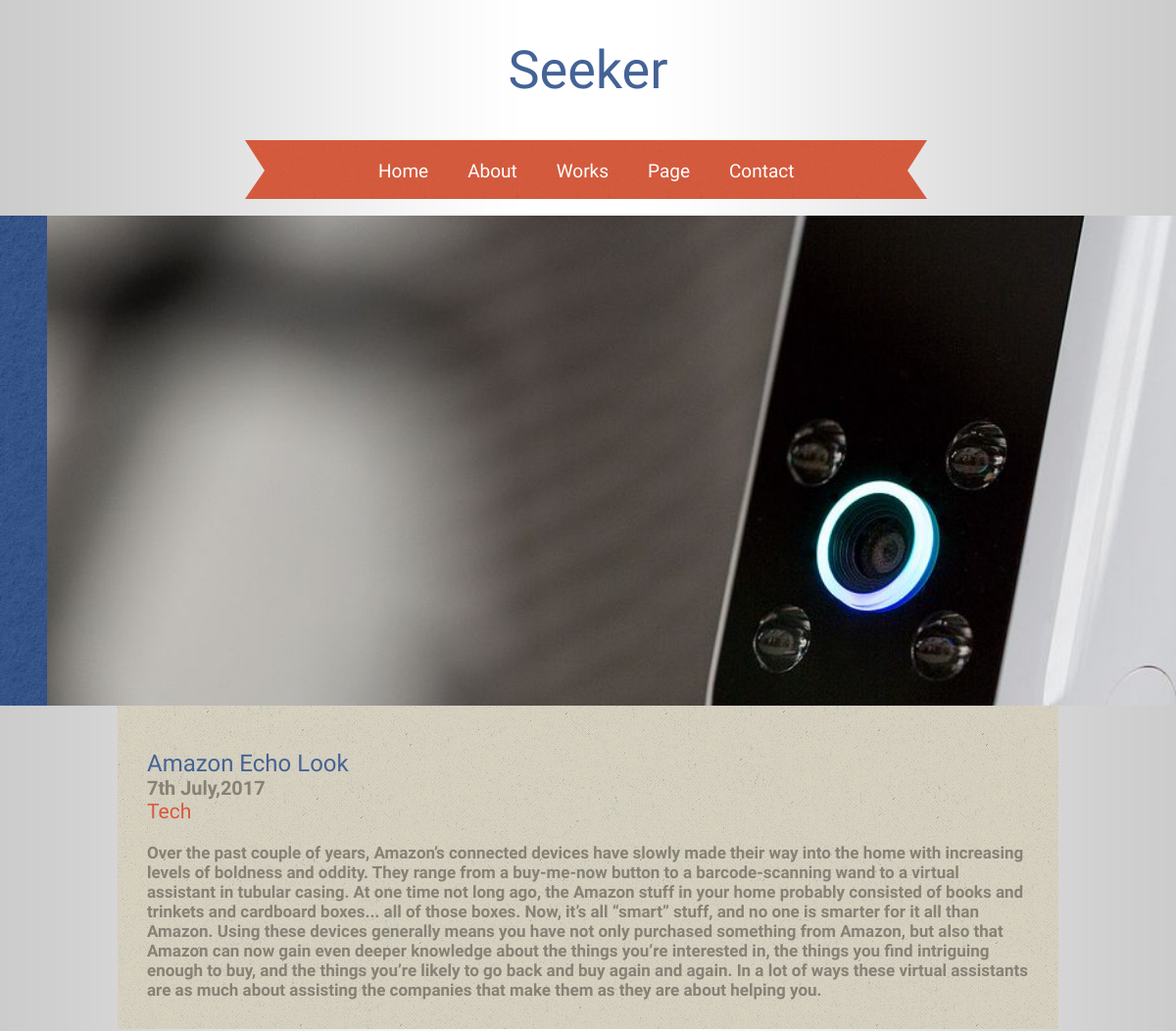
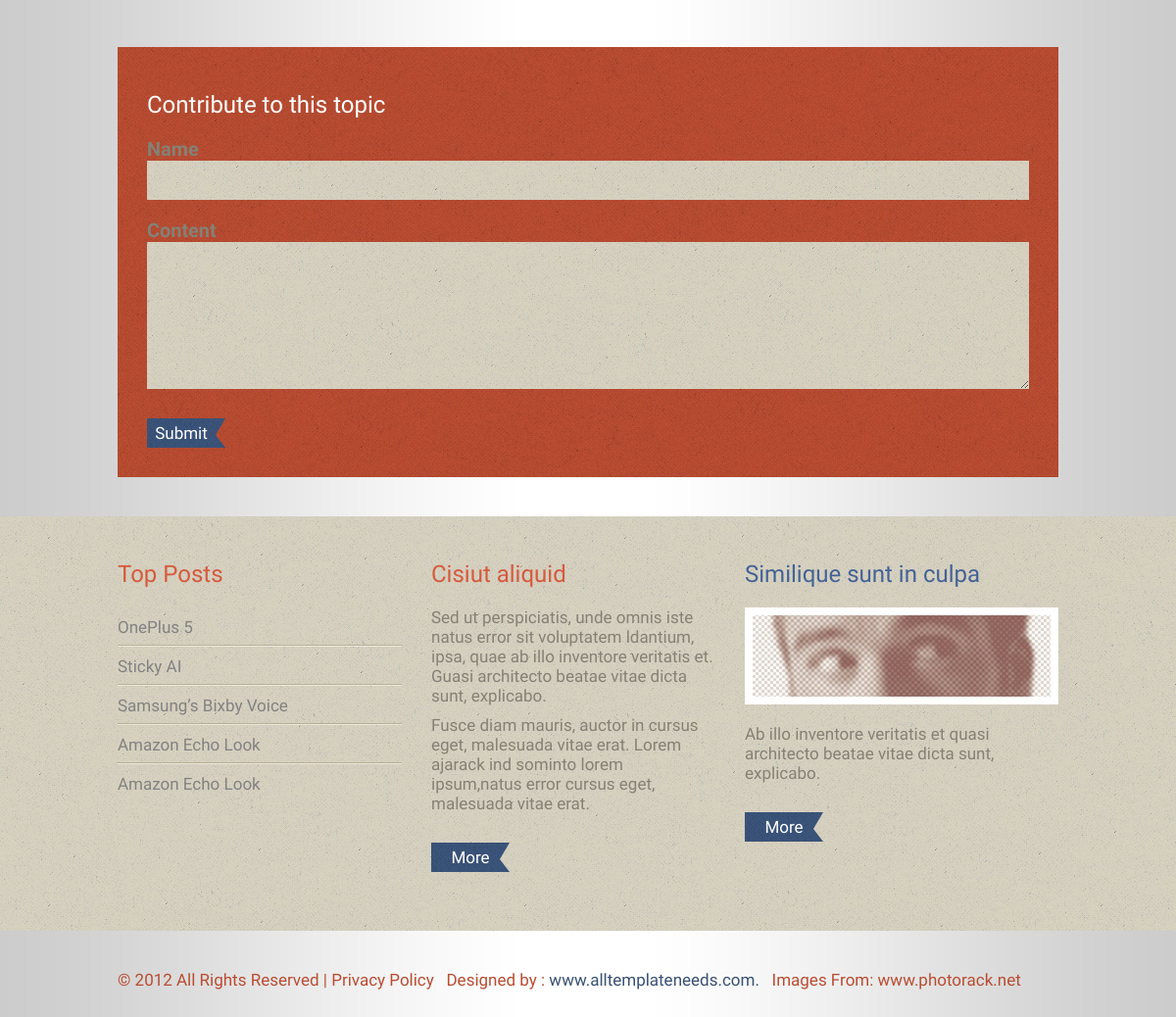
Page /article?ids=1 on the committed database (2 pictures, top to bottom).
### model.py (models this page shows, shortened)
class post(db.Model):
    id = db.Column(db.Integer, primary_key=True)
    heading = db.Column(db.String())
    content = db.Column(db.String())
    img = db.Column(db.String())
    tag = db.Column(db.Text)
    date = db.Column(db.Text)

### blog.py (the view)
@app.route('/article')
def article():
    id = (int)(request.args.get("ids"))
    return render_template('article.html',post = model.post,ids = id,db = db)

### templates/article.html (shortened to what this page needs)
{% extends "index.html" %}
{% block header %}
<div class="banner-wrap">
  <div class="banner"> <img class = "article_img" src="../static/images/{{post.query.filter_by(id=ids).first().img}}" alt="banner" /> </div>
</div>
{% endblock %}
{% block content %}
<div class="page-wrap">
<div class="panel">
    <div class="title">
      <h1>{{post.query.filter_by(id=ids).first().heading}}</h1>
      <h3>{{post.query.filter_by(id=ids).first().date}}</h3>
      <h2>{{post.query.filter_by(id=ids).first().tag}}</h2>
    </div>
      <h4>{{post.query.filter_by(id=ids).first().content}}</h4>
  </div>
</div>
{% endblock %}
{% block feedback %}
<div class="enquiry-wrap">
    <div class="title">
      <h1>Contribute to this topic</h1>
    </div>
    <div class="enquiry-form">
      <form>
        <label>
          <h3>Name</h3>
        <input type="text" class="input_text" name="name" id="name"/>
        </label>
        <label>
          <h3>Content</h3>
        <textarea class="message" name="feedback" id="feedback"></textarea>
        </label>
        <input type="button" class="button" value="Submit" />
      </form>
    </div>
  </div>
{% endblock %}

### templates/index.html (shortened to what this page needs)
<html xmlns="http://www.w3.org/1999/xhtml">
<head>
<link href="../static/css/styles.css" rel="stylesheet" type="text/css" />
<link rel="stylesheet" href="../static/css/superfish.css" media="screen">
</head>
<body>
<div class="header-wrap">
  <div class="logo">
    <h1>Seeker</h1>
  </div>
  <div class="menu"> <img src="../static/images/menu-left.png" alt="image"/>
    	<ul class="sf-menu" id="example">
        <li><a href = "{{url_for('index')}}">Home</a></li>
         <li><a href = "{{url_for('about')}}">About</a></li>
        <li><a href = "{{url_for('works')}}">Works</a></li>
        <li class="current"><a href = "{{url_for('page')}}">Page</a></li>
        <li><a href = "{{url_for('contact')}}">Contact</a></li>
      </ul>
    <img src="../static/images/menu-right.png" alt="image"/> </div>
</div>
{% block header %}{% endblock %}
{% block content %}{% endblock %}
  <br>
  {% block feedback %}{% endblock %}
<div class="footer-wrap">
  <div class="footer">
    <div class="panel marRight30">
      <div class="title">
        <h1>Top Posts</h1>
      </div>
      <div class="content">
        <ul>
          <li><a href="#">{{db.session.query(post).order_by(post.id.desc())[1].heading}}</a></li>
          <li><a href="#">{{db.session.query(post).order_by(post.id.desc())[2].heading}}</a></li>
          <li><a href="#">{{db.session.query(post).order_by(post.id.desc())[3].heading}}</a></li>
          <li><a href="#">{{db.session.query(post).order_by(post.id.desc())[4].heading}}</a></li>
          <li class="bg-bottom-none"><a href="#">{{db.session.query(post).order_by(post.id.desc())[4].heading}}</a></li>
        </ul>
      </div>
    </div>
    <div class="panel marRight30">
      <div class="title">
        <h1>Cisiut aliquid</h1>
      </div>
      <div class="content">
        <p>Sed ut perspiciatis, unde omnis iste natus error sit voluptatem ldantium, ipsa, quae ab illo inventore veritatis et. Guasi architecto beatae vitae dicta sunt, explicabo.</p>
        <p>Fusce diam mauris, auctor in cursus eget, malesuada vitae erat. Lorem ajarack ind sominto lorem ipsum,natus error cursus eget, malesuada vitae erat.</p>
        <div class="button"><a href="#">More</a></div>
      </div>
    </div>
    <div class="panelLost">
      <div class="title">
        <h1>Similique sunt in culpa</h1>
      </div>
      <div class="content"> <img src="../static/images/image2.jpg" alt="image" />
        <p>Ab illo inventore veritatis et quasi architecto beatae vitae dicta sunt, explicabo.</p>
        <div class="button"><a href="#">More</a></div>
      </div>
    </div>
  </div>
</div>
<div class="copyright-wrap">
  <div class="copyright">
    <div class="content">
      <p>© 2012 All Rights Reserved  | <a href="#" class="link">Privacy Policy</a>&nbsp;&nbsp;
        Designed by :<a href="www.alltemplateneeds.com."> www.alltemplateneeds.com.</a>&nbsp;&nbsp;
        Images From:<a href="www.photorack.net" class="link"> www.photorack.net</a></p>
    </div>
  </div>
</div>
</body>
</html>

### static/css/styles.css (style rules this page uses)
* { padding:0; margin:0; }
body { font-family: 'Rokkitt', serif; font-size:17px; background: url(../images/wbg2.png);background-size:100%; color:#858175; }
img { border:none; }
h1 { font-family: 'Lobster Two', cursive; font-size:24px; color:#446396; font-weight:normal; }
h2 { font-family: 'Rokkitt', serif; font-size:21px; color:#d65a3d; font-weight:normal; }
a { text-decoration:none; color:#385074; }
.marRight30 { margin-right:30px; }
.bg-bottom-none { background:none bottom !important; }
.page-wrap { width:960px; overflow:hidden; margin:0 auto; }
.button { background:url(../images/button.png) no-repeat; width:80px; height:30px; text-align:center; margin-top:20px; }
.button a { line-height:30px; color:#ffffff; text-decoration:none; }
.header-wrap { width:960px; margin:0px auto 50px auto; }
.logo { margin:0 auto; width:300px; margin-top:40px; margin-bottom:40px; }
.logo h1 { font-size:54px; color:#446396; text-align:center; }
.panel { overflow:hidden; background: url(../images/bg3.jpg); padding:30px; }
.title { margin-bottom:20px; margin-top:15px; }
.content p { padding-bottom:10px; }
.content img { margin-right:30px; float:left; }
.menu { margin:0 auto; width:700px; }
.menu img { float:left; }
.banner-wrap { background:url(../images/bg2.jpg);height:500px;overflow:hidden; }
.article_img { width:1550px;overflow:hidden;margin-bottom:600px;margin-top:-200px }
.banner { width:960px; margin:0% 4% 0% 4%; }
.enquiry-wrap { background:url(../images/bg4.jpg); width:900px; margin:30px auto 0px auto; padding:30px; }
.enquiry-wrap .title { margin-bottom:0px; }
.enquiry-wrap .title h1 { color:#ffffff; }
.enquiry-form { overflow:hidden; }
.enquiry-form label { display: block; margin-top:20px; }
.enquiry-form .input_text { width:900px; height:40px; background:url(../images/bg3.jpg); text-indent:5px; border:none; color:#a5a5a6; font-family: 'Rokkitt', serif; font-size:17px; }
.enquiry-form .message { width:900px; height:150px; background:url(../images/bg3.jpg); text-indent:5px; border:none; color:#a5a5a6; font-family: 'Rokkitt', serif; font-size:17px; }
.enquiry-form .button { border:none; background:url(../images/button.png) no-repeat; width:80px; height:30px; text-align:center; margin-top:30px; font-family: 'Rokkitt', serif; font-size:17px; color:#fff; padding-right:10px; }
.footer-wrap { background: url(../images/bg5.jpg); overflow:hidden; padding-bottom:60px; padding-top:30px; margin-top:40px; }
.footer { width:960px; margin:0 auto; }
.footer .panel { float:left; width:290px; padding:0px; }
.footer .panel .title { margin-top:0px; }
.footer .panel .title h1 { color:#d65a3d; }
.footer .panel .content ul li { list-style:none; background:url(../images/lines.jpg) repeat-x bottom; line-height:40px; }
.footer .panel .content ul li a { color:#828282; text-decoration:none; font-size:17px; }
.footer .panelLost .content img { margin-right:0px; margin-bottom:20px; }
.footer .panelLost .content .button { float:left; }
.copyright-wrap { overflow:hidden; }
.copyright { width:960px; margin:0 auto; padding-top:40px; padding-bottom:20px; }
.copyright .content p { color:#b94d32; font-size:17px; }
.copyright .content p a.link { text-decoration:none; color:#b94d32; }

### static/css/superfish.css (style rules this page uses)
.sf-menu { background:url(../images/bg1.jpg) repeat-x center; float:left; height:60px; }
.sf-menu, .sf-menu * { margin: 0; padding: 0; list-style: none; }
.sf-menu li { position: relative; }
.sf-menu > li { float:left; list-style:none; color:#533c47; }
.sf-menu > li a { font-family: 'Rokkitt', serif; font-size:19px; color:#fff; text-align:left; }
.sf-menu a { display: block; position: relative; font-family: 'Rokkitt', serif; font-size:19px; color:#afb0a9; text-align:center; }
.sf-menu { margin-bottom: 1em; }
.sf-menu a { padding:20px; text-decoration:none; zoom: 1; text-transform:none; }
.sf-menu a { color: #13a; text-transform:none; }
.sf-menu li { white-space: nowrap; *white-space: normal; -webkit-transition: background .2s; transition: background .2s; }
.current { text-transform:none; }

### rows in the picture
post: query.filter_by (picture), query.filter_by "Amazon Echo Look", query.filter_by "7th July,2017", query.filter_by "Tech", query.filter_by "Over the past couple of years, Amazon’s connected devices have slowly made their way into the home with increasing levels of boldness and oddity. They range from a buy-me-now button to a barcode-scanning wand to a virtual assistant in tubular casing. At one time not long ago, the Amazon stuff in your home probably consisted of books and trinkets and cardboard boxes... all of those boxes. Now, it’s all “smart” stuff, and no one is smarter for it all than Amazon. Using these devices generally means you have not only purchased something from Amazon, but also that Amazon can now gain even deeper knowledge about the things you’re interested in, the things you find intriguing enough to buy, and…", session.query "Amazon Echo Look"
post: session.query "OnePlus 5"
post: session.query "Sticky AI"
post: session.query "Samsung’s Bixby Voice"
